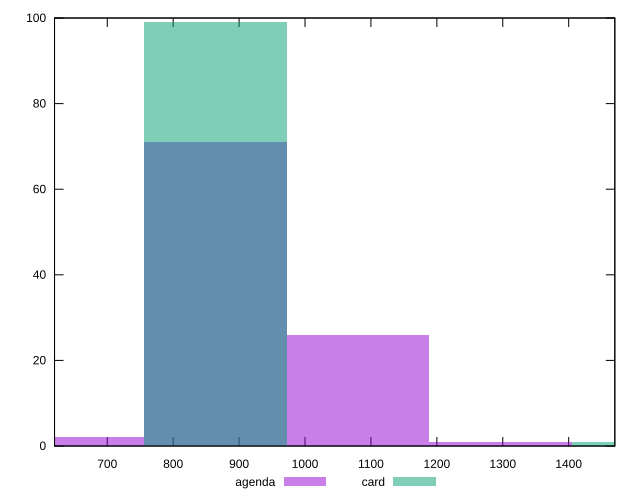

Source code (gnuplot):
reset

$agenda <<EOF
1296.6523340234633 1
1080.5436116862193 26
864.4348893489755 71
648.3261670117316 2
EOF

$card <<EOF
1512.7610563607072 1
864.4348893489755 99
EOF

set key outside below
set boxwidth 216.10872233724388
set xrange [620:1470]
set yrange [0:100]
set trange [0:100]
set style fill transparent solid 0.5 noborder
set terminal svg size 640, 500 enhanced background rgb 'white'
set output "reports/report_00032_2021-02-25T10-28-15.087Z/uses-http2/comparison/histogram/1_vs_2.svg"

plot $agenda title "agenda" with boxes, \
     $card title "card" with boxes

reset
